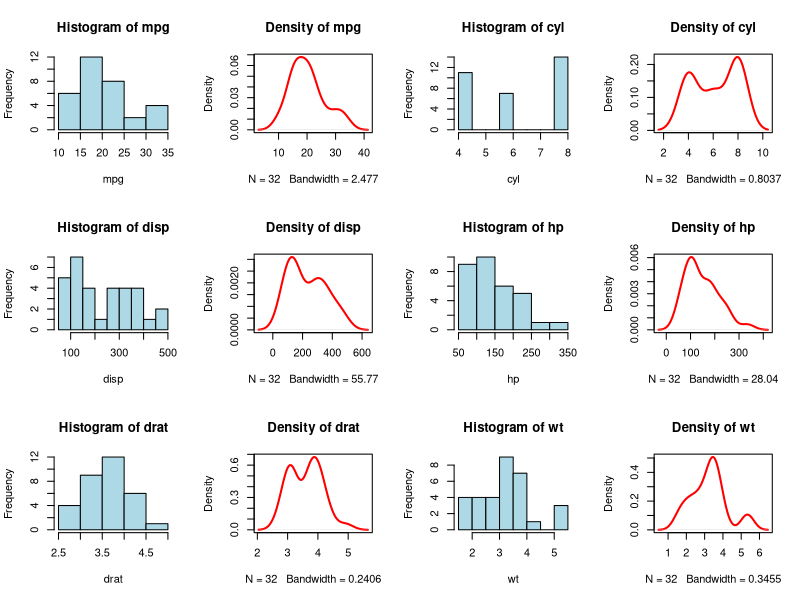
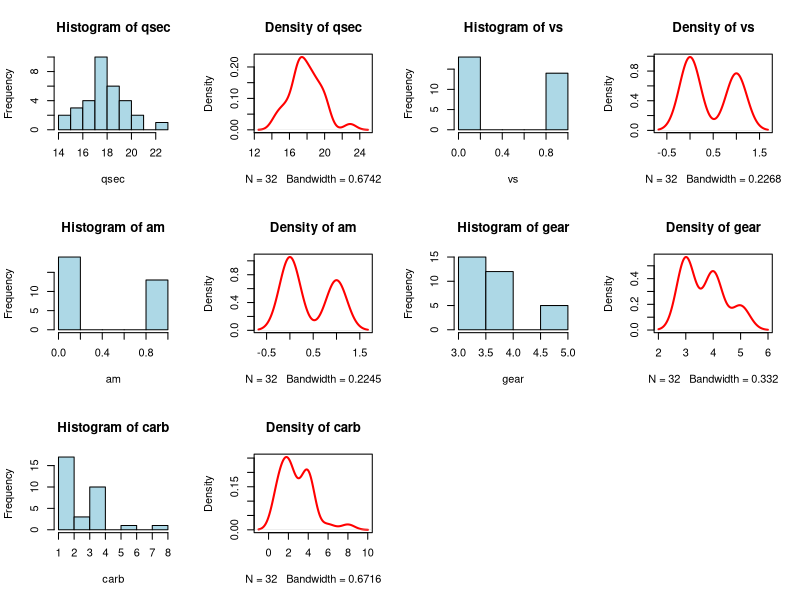

Recreate these plots in R, in order.
#Using the built in dataset mtcars which is a popular dataset consisting of the design and fuel consumption patterns of 32 different automobiles. 
#The data was extracted from the 1974 Motor Trend US magazine, and comprises fuel consumption and 10 aspects of automobile design and performance for 32 automobiles (1973-74 models). 
#Format A data frame with 32 observations on 11 variables : [1] mpg Miles/(US) gallon, [2] cyl Number of cylinders [3] disp Displacement (cu.in.), [4] hp Gross horsepower [5] drat Rear axle ratio,[6] wt Weight (lb/1000) [7] qsec 1/4 mile time, [8] vs V/S, [9] am Transmission (0 = automatic, 1 = manual), [10] gear Number of forward gears, [11] carb Number of carburetors
#Develop R program, to solve the following:
#a) What is the total number of observations and variables in the dataset?
#b) Find the car with the largest hp and the least hp using suitable functions
#c) Plot histogram / density for each variable and determine whether continuous variables are normally distributed or not. If not, what is their skewness?
#d) What is the average difference of gross horse power(hp) between automobiles with 3 and 4 number of cylinders(cyl)? Also determine the difference in their standard deviations.
#e) Which pair of variables has the highest Pearson correlation?

mtcars

#a
print("The total numbers of observations and variables in the dataset:")
dim(mtcars)

#b
print("Car with largest hp")
max(mtcars$hp)
print("Cars with least hp")
min(mtcars$hp)

#c
library(e1071)
par(mfrow = c(3, 4))

for (var in names(mtcars)) {
  if (is.numeric(mtcars[[var]])) {
    hist(mtcars[[var]], main = paste("Histogram of", var), xlab = var, col = "lightblue")
    plot(density(mtcars[[var]]), main = paste("Density of", var), col = "red", lwd = 2)
    skew_val <- skewness(mtcars[[var]])
    cat(var, "skewness:", skew_val, "\n")
  }
}

#d
cars_3_cyl=mtcars[mtcars$cyl == 3, ]
cars_4_cyl=mtcars[mtcars$cyl == 4, ]

avg_hp_3_cyl=mean(cars_3_cyl$hp)
avg_hp_4_cyl=mean(cars_4_cyl$hp)

sd_hp_3_cyl=sd(cars_3_cyl$hp)
sd_hp_4_cyl=sd(cars_4_cyl$hp)

avg_hp_diff=avg_hp_4_cyl - avg_hp_3_cyl
sd_hp_diff=sd_hp_4_cyl - sd_hp_3_cyl

cat("Average horsepower difference:", avg_hp_diff, "\n")
cat("Difference in standard deviations:", sd_hp_diff, "\n")

#e
cor_matrix=cor(mtcars)
cor_matrix[lower.tri(cor_matrix)]=NA
max_corr_val=max(cor_matrix, na.rm = TRUE)
max_corr_pair=which(cor_matrix == max_corr_val, arr.ind = TRUE)

cat("Maximum correlation value:", max_corr_val, "\n")
cat("Variables with the highest correlation:\n")
print(names(mtcars)[max_corr_pair])
